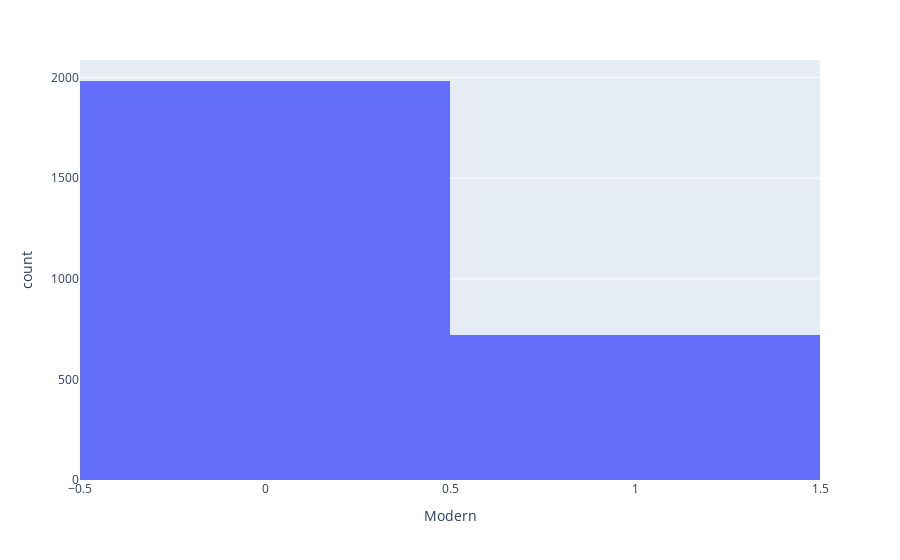

Notebook cell for this chart:
### Code cell
px.histogram(df_clean, x = 'Modern')

### Figure 1 — Plotly figure (JSON) as saved in the notebook; plotly's stock layout.template omitted (floating-point values rounded to 4 significant figures; data arrays with more than 128 entries replaced by an {"elided": "..."} marker saying what was removed)
{"data": [{"alignmentgroup": "True", "bingroup": "x", "hovertemplate": "Modern=%{x}<br>count=%{y}<extra></extra>", "legendgroup": "", "marker": {"color": "#636efa", "pattern": {"shape": ""}}, "name": "", "offsetgroup": "", "orientation": "v", "showlegend": false, "type": "histogram", "x": {"elided": "2704 int values"}, "xaxis": "x", "yaxis": "y"}], "layout": {"barmode": "relative", "legend": {"tracegroupgap": 0}, "margin": {"t": 60}, "xaxis": {"anchor": "y", "domain": [0, 1], "title": {"text": "Modern"}}, "yaxis": {"anchor": "x", "domain": [0, 1], "title": {"text": "count"}}}}
